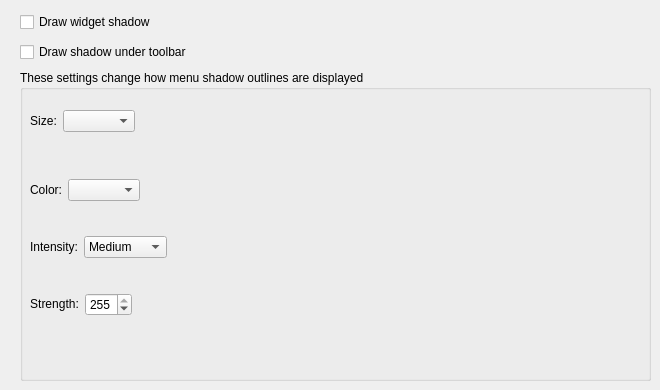
     <widget class="QWidget" name="Shadow">
      <attribute name="title">
       <string>Shadow</string>
      </attribute>
      <widget class="QCheckBox" name="_widgetDrawShadow">
       <property name="geometry">
        <rect>
         <x>20</x>
         <y>10</y>
         <width>339</width>
         <height>24</height>
        </rect>
       </property>
       <property name="text">
        <string>Draw widget shadow</string>
       </property>
      </widget>
      <widget class="QCheckBox" name="_widgetToolBarShadow">
       <property name="geometry">
        <rect>
         <x>20</x>
         <y>40</y>
         <width>211</width>
         <height>24</height>
        </rect>
       </property>
       <property name="text">
        <string>Draw shadow under toolbar</string>
       </property>
      </widget>
      <widget class="QGroupBox" name="groupBox_2">
       <property name="geometry">
        <rect>
         <x>20</x>
         <y>70</y>
         <width>631</width>
         <height>311</height>
        </rect>
       </property>
       <property name="title">
        <string>These settings change how menu shadow outlines are displayed</string>
       </property>
       <widget class="QWidget" name="layoutWidget">
        <property name="geometry">
         <rect>
          <x>10</x>
          <y>30</y>
          <width>611</width>
          <height>43</height>
         </rect>
        </property>
        <layout class="QHBoxLayout" name="horizontalLayout_21">
         <item>
          <widget class="QLabel" name="label_13">
           <property name="sizePolicy">
            <sizepolicy hsizetype="Fixed" vsizetype="Fixed">
             <horstretch>0</horstretch>
             <verstretch>0</verstretch>
            </sizepolicy>
           </property>
           <property name="text">
            <string>Size:</string>
           </property>
           <property name="alignment">
            <set>Qt::AlignmentFlag::AlignCenter</set>
           </property>
           <property name="indent">
            <number>5</number>
           </property>
          </widget>
         </item>
         <item>
          <widget class="QComboBox" name="_shadowSize">
           <property name="sizePolicy">
            <sizepolicy hsizetype="Fixed" vsizetype="Fixed">
             <horstretch>0</horstretch>
             <verstretch>0</verstretch>
            </sizepolicy>
           </property>
           <property name="currentIndex">
            <number>-1</number>
           </property>
          </widget>
         </item>
         <item>
          <spacer name="horizontalSpacer_5">
           <property name="orientation">
            <enum>Qt::Orientation::Horizontal</enum>
           </property>
           <property name="sizeHint" stdset="0">
            <size>
             <width>40</width>
             <height>20</height>
            </size>
           </property>
          </spacer>
         </item>
        </layout>
       </widget>
       <widget class="QWidget" name="gridLayoutWidget">
        <property name="geometry">
         <rect>
          <x>10</x>
          <y>80</y>
          <width>611</width>
          <height>198</height>
         </rect>
        </property>
        <layout class="QGridLayout" name="gridLayout_3">
         <item row="1" column="0">
          <layout class="QHBoxLayout" name="horizontalLayout_13">
           <item>
            <widget class="QLabel" name="label_17">
             <property name="sizePolicy">
              <sizepolicy hsizetype="Fixed" vsizetype="Fixed">
               <horstretch>0</horstretch>
               <verstretch>0</verstretch>
              </sizepolicy>
             </property>
             <property name="text">
              <string>Intensity:</string>
             </property>
             <property name="alignment">
              <set>Qt::AlignmentFlag::AlignCenter</set>
             </property>
             <property name="indent">
              <number>5</number>
             </property>
            </widget>
           </item>
           <item>
            <widget class="QComboBox" name="_shadowIntensity">
             <property name="sizePolicy">
              <sizepolicy hsizetype="Fixed" vsizetype="Fixed">
               <horstretch>0</horstretch>
               <verstretch>0</verstretch>
              </sizepolicy>
             </property>
             <property name="currentIndex">
              <number>1</number>
             </property>
             <item>
              <property name="text">
               <string>Low</string>
              </property>
             </item>
             <item>
              <property name="text">
               <string>Medium</string>
              </property>
             </item>
             <item>
              <property name="text">
               <string>High</string>
              </property>
             </item>
             <item>
              <property name="text">
               <string>Maximum</string>
              </property>
             </item>
            </widget>
           </item>
           <item>
            <spacer name="horizontalSpacer_10">
             <property name="orientation">
              <enum>Qt::Orientation::Horizontal</enum>
             </property>
             <property name="sizeHint" stdset="0">
              <size>
               <width>40</width>
               <height>20</height>
              </size>
             </property>
            </spacer>
           </item>
          </layout>
         </item>
         <item row="2" column="0">
          <layout class="QHBoxLayout" name="horizontalLayout_20">
           <item>
            <widget class="QLabel" name="label_15">
             <property name="sizePolicy">
              <sizepolicy hsizetype="Fixed" vsizetype="Fixed">
               <horstretch>0</horstretch>
               <verstretch>0</verstretch>
              </sizepolicy>
             </property>
             <property name="text">
              <string>Strength:</string>
             </property>
             <property name="alignment">
              <set>Qt::AlignmentFlag::AlignCenter</set>
             </property>
             <property name="indent">
              <number>5</number>
             </property>
            </widget>
           </item>
           <item>
            <widget class="QSpinBox" name="_shadowStrength">
             <property name="sizePolicy">
              <sizepolicy hsizetype="Fixed" vsizetype="Fixed">
               <horstretch>0</horstretch>
               <verstretch>0</verstretch>
              </sizepolicy>
             </property>
             <property name="minimum">
              <number>25</number>
             </property>
             <property name="maximum">
              <number>255</number>
             </property>
             <property name="value">
              <number>255</number>
             </property>
            </widget>
           </item>
           <item>
            <spacer name="horizontalSpacer_8">
             <property name="orientation">
              <enum>Qt::Orientation::Horizontal</enum>
             </property>
             <property name="sizeHint" stdset="0">
              <size>
               <width>40</width>
               <height>20</height>
              </size>
             </property>
            </spacer>
           </item>
          </layout>
         </item>
         <item row="0" column="0">
          <layout class="QHBoxLayout" name="horizontalLayout_14">
           <item>
            <widget class="QLabel" name="label_14">
             <property name="sizePolicy">
              <sizepolicy hsizetype="Fixed" vsizetype="Fixed">
               <horstretch>0</horstretch>
               <verstretch>0</verstretch>
              </sizepolicy>
             </property>
             <property name="text">
              <string>Color:</string>
             </property>
             <property name="alignment">
              <set>Qt::AlignmentFlag::AlignCenter</set>
             </property>
             <property name="indent">
              <number>5</number>
             </property>
            </widget>
           </item>
           <item>
            <widget class="KColorCombo" name="_shadowColor">
             <property name="sizePolicy">
              <sizepolicy hsizetype="Fixed" vsizetype="Fixed">
               <horstretch>0</horstretch>
               <verstretch>0</verstretch>
              </sizepolicy>
             </property>
            </widget>
           </item>
           <item>
            <spacer name="horizontalSpacer_6">
             <property name="orientation">
              <enum>Qt::Orientation::Horizontal</enum>
             </property>
             <property name="sizeHint" stdset="0">
              <size>
               <width>40</width>
               <height>20</height>
              </size>
             </property>
            </spacer>
           </item>
          </layout>
         </item>
        </layout>
       </widget>
      </widget>
     </widget>
